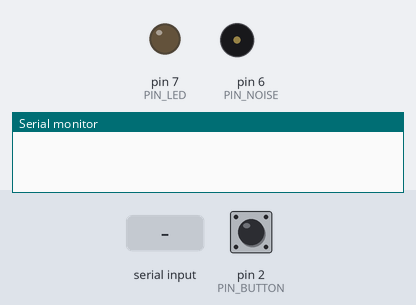
The sketch below on a simulated Arduino Uno, built with avr-gcc and run on an emulated ATmega328P. Shown: output pins drawn as LEDs (lit = HIGH), buzzer (waves = sounding), the last lines printed to the serial monitor. The inputs (shaded band) are chosen by the test bench; at power-on: pin 2 (PIN_BUTTON) LOW.

Above: at 1.2 s.
1.3 s: "90,45\n" received over the second serial link
At 2.4 s:
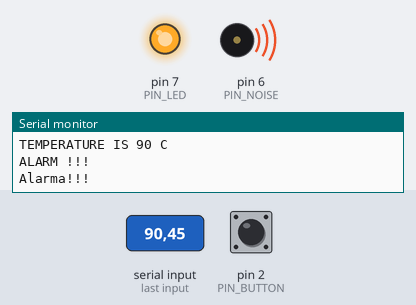
2.8 s: pin 2 (PIN_BUTTON) pulled HIGH for 0.15 s
At 3.5 s:
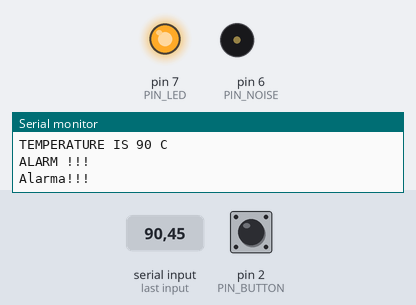
Timing chart, 0 to 5.8 s (numbered marks = the images above; inputs shaded):
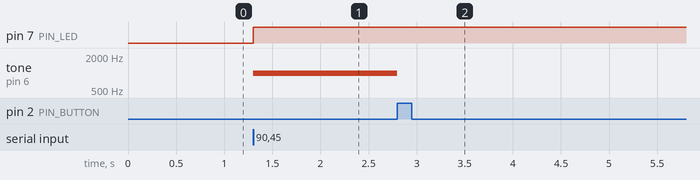

Measured:
- after the input at 1.3 s, pin 7 (PIN_LED): LOW → HIGH at once; tone on pin 6 (PIN_NOISE): silent → 1000 Hz at once
- after the input at 2.8 s, tone on pin 6 (PIN_NOISE): 1000 Hz → silent at once

The sketch:

fase4_wearable.ino
```cpp
// Descomentar para activar modo depuración.
#define DEBUG

// Establecemos el pin para encender el LED.
#define PIN_LED 7

// Establecemos el pin para encender el zumbador. Nos aseguramos de
// elegir uno que soporte PWM.
#define PIN_NOISE 6

// Frecuencia del zumbador para la vibración.
#define NOISE_FREQ 1000

// Establecemos el pin para detectar el pulsador. Hay que asegurarse de
// elegir uno que permita gestionar interrupciones.
#define PIN_BUTTON 2

// Establecemos los pines que usaremos para conectar el módulo Bluetooth HC-05.
#define PIN_RX 10 // pin Arduino a conectar con el pin TX del HC-05
#define PIN_TX 11 // pin Arduino a conectar con el pin RX del HC-05

// Establecemos la velocidad de conexión. Usaremos la que previamente se configuró
// en los módulos.
#define BAUD 9600

// Incluímos la librería para poder interactuar con el módulo Bluetooth a través
// un puerto serie software.
#include <SoftwareSerial.h>

// Creamos el objeto que representa el módulo Bluetooth.
SoftwareSerial BT(PIN_RX,PIN_TX);

// Creamos el String que actuará como buffer de recepción.
String data;

// Variable para saber si el botón ya ha sido pulsado para reconocer la
// alarma.
volatile bool AlarmAck = false;

void TurnOffNoise() {
  // Reconocemos la alarma y apagamos el zumbador.
  AlarmAck = true;
  noTone(PIN_NOISE);
}

void setup()
{
  pinMode(PIN_LED, OUTPUT);
  BT.begin(BAUD);

  // Configuramos la interrupción asociada al flanco ascendente sobre
  // el pin digital conectado al pulsador.
  pinMode(PIN_BUTTON, INPUT);
  attachInterrupt(digitalPinToInterrupt(PIN_BUTTON), TurnOffNoise, RISING);

#ifdef DEBUG
  Serial.begin(9600);
#endif
}

void UnDoSerial (String str, int& valSensor, int& valPot, bool& alarm) {
  // El entero hasta el carácter # es valSensor.
  String aux = str.substring(0, str.indexOf('#'));
  valSensor = aux.toInt();

  // El 0/1 después del carácter # es alarm.
  aux = str.substring(str.indexOf('#') + 1, str.length());
  alarm = aux.toInt();
}

void loop()
{
  // Procesamos los datos recibidos desde el módulo Bluetooth.
  // Leemos caracter a carácter hasta un salto de línea. Entonces
  // tendremos el valor completo.
  if(BT.available())
  {
    // Se reciben datos carácter a carácter.
    char c = BT.read();

    // Hemos recibido el salto de línea, así que el contenido
    // recibido hasta el momento es el total de los datos.
    if (c == '\n')
    {
#ifdef DEBUG
      Serial.println(data.c_str());
#endif

      int valSensor;
      int valPot;
      bool alarm;
      UnDoSerial(data, valSensor, valPot, alarm);

#ifdef DEBUG
      Serial.print("TEMPERATURE IS ");
      Serial.print(valSensor);
      Serial.println(" C ");
      if (alarm)
        Serial.println("ALARM !!!");
#endif

      if (alarm)
      {
#ifdef DEBUG
        Serial.println("Alarma!!!");
#endif

        // Encendemos el LED.
        digitalWrite(PIN_LED, HIGH);

        // El zumbador se activa sólo si no se ha reconocido la alarma.
        if (AlarmAck)
          noTone(PIN_NOISE);
        else
          tone(PIN_NOISE, NOISE_FREQ);
      }
      else // alarm == false
      {
#ifdef DEBUG
        Serial.println("Fin alarma.");
#endif

        // Apagamos el LED.
        digitalWrite(PIN_LED, LOW);

        // Apagamos el zumbador.
        noTone(PIN_NOISE);

        // Deshacemos el reconocimiento para la próxima vez
        // que se active la alarma.
        AlarmAck = false;
      }

      data = "";
    }
    else
      data += c;
  }
}
```
